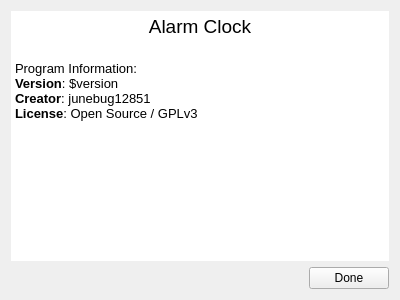
<?xml version="1.0" encoding="UTF-8"?>
<ui version="4.0">
 <class>ScreenAbout</class>
 <widget class="QWidget" name="ScreenAbout">
  <property name="geometry">
   <rect>
    <x>0</x>
    <y>0</y>
    <width>400</width>
    <height>300</height>
   </rect>
  </property>
  <property name="windowTitle">
   <string>Form</string>
  </property>
  <layout class="QVBoxLayout" name="verticalLayout">
   <item>
    <widget class="QTextEdit" name="aboutDisplay">
     <property name="frameShape">
      <enum>QFrame::NoFrame</enum>
     </property>
     <property name="undoRedoEnabled">
      <bool>false</bool>
     </property>
     <property name="readOnly">
      <bool>true</bool>
     </property>
     <property name="html">
      <string>&lt;!DOCTYPE HTML PUBLIC &quot;-//W3C//DTD HTML 4.0//EN&quot; &quot;http://www.w3.org/TR/REC-html40/strict.dtd&quot;&gt;
&lt;html&gt;&lt;head&gt;&lt;meta name=&quot;qrichtext&quot; content=&quot;1&quot; /&gt;&lt;style type=&quot;text/css&quot;&gt;
p, li { white-space: pre-wrap; }
&lt;/style&gt;&lt;/head&gt;&lt;body style=&quot; font-family:'MS Shell Dlg 2'; font-size:8.25pt; font-weight:400; font-style:normal;&quot;&gt;
&lt;p align=&quot;center&quot; style=&quot; margin-top:0px; margin-bottom:0px; margin-left:0px; margin-right:0px; -qt-block-indent:0; text-indent:0px;&quot;&gt;&lt;span style=&quot; font-size:14pt;&quot;&gt;Alarm Clock&lt;/span&gt;&lt;/p&gt;
&lt;p style=&quot;-qt-paragraph-type:empty; margin-top:0px; margin-bottom:0px; margin-left:0px; margin-right:0px; -qt-block-indent:0; text-indent:0px; font-size:14pt;&quot;&gt;&lt;br /&gt;&lt;/p&gt;
&lt;p style=&quot; margin-top:0px; margin-bottom:0px; margin-left:0px; margin-right:0px; -qt-block-indent:0; text-indent:0px;&quot;&gt;&lt;span style=&quot; font-size:10pt;&quot;&gt;Program Information:&lt;/span&gt;&lt;/p&gt;
&lt;p style=&quot; margin-top:0px; margin-bottom:0px; margin-left:0px; margin-right:0px; -qt-block-indent:0; text-indent:0px;&quot;&gt;&lt;span style=&quot; font-size:10pt; font-weight:600;&quot;&gt;Version&lt;/span&gt;&lt;span style=&quot; font-size:10pt;&quot;&gt;: $version&lt;/span&gt;&lt;/p&gt;
&lt;p style=&quot; margin-top:0px; margin-bottom:0px; margin-left:0px; margin-right:0px; -qt-block-indent:0; text-indent:0px;&quot;&gt;&lt;span style=&quot; font-size:10pt; font-weight:600;&quot;&gt;Creator&lt;/span&gt;&lt;span style=&quot; font-size:10pt;&quot;&gt;: junebug12851&lt;/span&gt;&lt;/p&gt;
&lt;p style=&quot; margin-top:0px; margin-bottom:0px; margin-left:0px; margin-right:0px; -qt-block-indent:0; text-indent:0px;&quot;&gt;&lt;span style=&quot; font-size:10pt; font-weight:600;&quot;&gt;License&lt;/span&gt;&lt;span style=&quot; font-size:10pt;&quot;&gt;: Open Source / GPLv3&lt;/span&gt;&lt;/p&gt;
&lt;p align=&quot;right&quot; style=&quot; margin-top:0px; margin-bottom:0px; margin-left:0px; margin-right:0px; -qt-block-indent:0; text-indent:0px;&quot;&gt;&lt;img src=&quot;:/gplLogo&quot; /&gt;&lt;/p&gt;&lt;/body&gt;&lt;/html&gt;</string>
     </property>
     <property name="textInteractionFlags">
      <set>Qt::NoTextInteraction</set>
     </property>
    </widget>
   </item>
   <item>
    <layout class="QHBoxLayout" name="horizontalLayout_8">
     <item>
      <spacer name="horizontalSpacer_3">
       <property name="orientation">
        <enum>Qt::Horizontal</enum>
       </property>
       <property name="sizeHint" stdset="0">
        <size>
         <width>40</width>
         <height>20</height>
        </size>
       </property>
      </spacer>
     </item>
     <item>
      <widget class="QPushButton" name="doneBtn">
       <property name="text">
        <string>Done</string>
       </property>
      </widget>
     </item>
    </layout>
   </item>
  </layout>
 </widget>
 <resources/>
 <connections/>
</ui>
